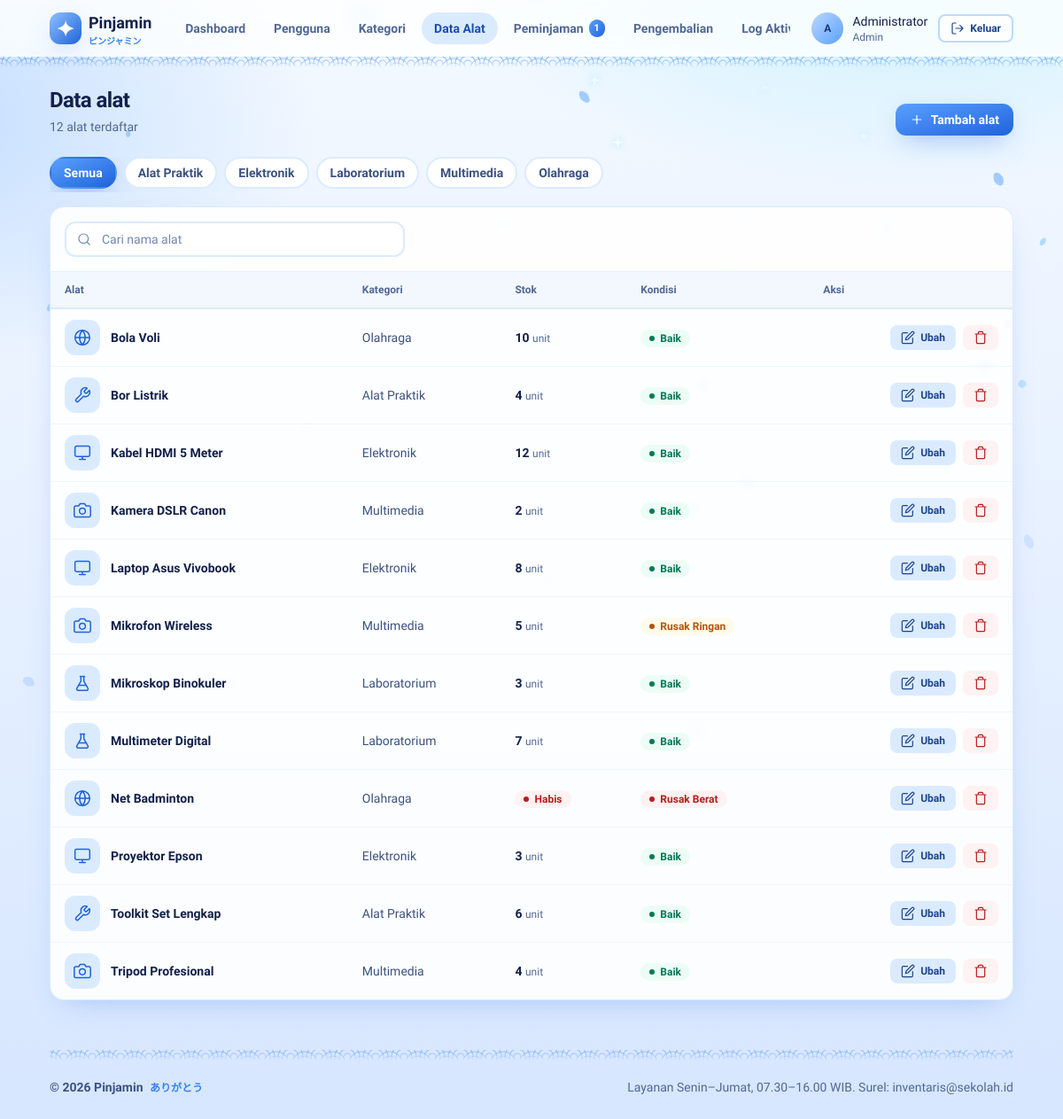
The page /admin/alat.php (signed in) on the database its author committed.
### tables this page shows
CREATE TABLE kategori (
  id_kategori INT(11) NOT NULL AUTO_INCREMENT,
  nama_kategori VARCHAR(255) NOT NULL,
  PRIMARY KEY (id_kategori)
);

CREATE TABLE alat (
  id_alat INT(11) NOT NULL AUTO_INCREMENT,
  nama_alat VARCHAR(255) NOT NULL,
  id_kategori INT(11) NOT NULL,
  stok INT(11) NOT NULL,
  kondisi VARCHAR(255) NOT NULL,
  PRIMARY KEY (id_alat),
  FOREIGN KEY (id_kategori) REFERENCES kategori(id_kategori)
);

### admin/alat.php (the view, shortened to what this page needs)
<?php
require_once '../includes/auth.php';
$kategori_list = db_all($koneksi, 'SELECT * FROM kategori ORDER BY nama_kategori');
$filter_kat = isset($_GET['kategori']) ? (int)$_GET['kategori'] : 0;
$sql = 'SELECT a.*, k.nama_kategori FROM alat a JOIN kategori k ON k.id_kategori = a.id_kategori';
$par = [];
$sql .= ' ORDER BY a.nama_alat';
$daftar = db_all($koneksi, $sql, $par);
require_once '../includes/header.php';
require_once '../includes/navbar.php';
?>
<div class="flex flex-col gap-4 sm:flex-row sm:items-end sm:justify-between">
    <div>
        <h2 class="text-2xl font-semibold text-zinc-900">Data alat</h2>
        <p class="mt-1 text-sm text-zinc-500"><?= count($daftar) ?> alat <?= $filter_kat ? 'dalam kategori ini' : 'terdaftar' ?></p>
    </div>
    <button type="button" class="btn btn-primary " data-modal-open="#modal-alat" data-title="Tambah alat" data-aksi="tambah"
            data-json='{"id_alat":"","stok":1,"kondisi":"Baik"}' <?= $kategori_list ? '' : 'disabled' ?>>
        <?= icon('plus', 'w-4 h-4') ?> Tambah alat
    </button>
</div>
<div class="mt-6 flex gap-2 overflow-x-auto pb-1 scroll-thin">
    <a href="<?= url('admin/alat.php') ?>" class="chip <?= !$filter_kat ? 'chip-on' : '' ?>">Semua</a>
    <?php foreach ($kategori_list as $k): ?>
        <a href="<?= url('admin/alat.php?kategori=' . (int)$k['id_kategori']) ?>" class="chip <?= $filter_kat === (int)$k['id_kategori'] ? 'chip-on' : '' ?>"><?= e($k['nama_kategori']) ?></a>
    <?php endforeach; ?>
</div>
<div class="card mt-4 overflow-hidden">
    <div class="border-b border-zinc-100 p-4">
        <div class="relative max-w-sm">
            <span class="pointer-events-none absolute left-3.5 top-1/2 -translate-y-1/2 text-zinc-400"><?= icon('search', 'w-4 h-4') ?></span>
            <input type="search" class="input pl-10" placeholder="Cari nama alat" data-filter="#tbl-alat tbody tr" data-empty="#kosong-alat" aria-label="Cari alat">
        </div>
    </div>
    <div class="overflow-x-auto scroll-thin">
        <table class="tbl" id="tbl-alat">
            <thead><tr><th>Alat</th><th>Kategori</th><th>Stok</th><th>Kondisi</th><th class="text-right">Aksi</th></tr></thead>
            <tbody>
            <?php foreach ($daftar as $a): ?>
                <tr>
                    <td>
                        <div class="flex items-center gap-3">
                            <span class="grid h-10 w-10 shrink-0 place-items-center rounded-xl bg-accent-100 text-accent-600"><?= icon(kategori_ikon($a['nama_kategori']), 'w-5 h-5') ?></span>
                            <span class="font-semibold text-zinc-900"><?= e($a['nama_alat']) ?></span>
                        </div>
                    </td>
                    <td class="text-zinc-600"><?= e($a['nama_kategori']) ?></td>
                    <td>
                        <?php if ((int)$a['stok'] === 0): ?>
                            <?= badge('Habis', 'red') ?>
                        <?php else: ?>
                            <span class="font-semibold text-zinc-900"><?= (int)$a['stok'] ?></span> <span class="text-xs text-zinc-500">unit</span>
                        <?php endif; ?>
                    </td>
                    <td><?= badge_kondisi($a['kondisi']) ?></td>
                    <td>
                        <div class="flex justify-end gap-2">
                            <button type="button" class="btn btn-soft btn-sm" data-modal-open="#modal-alat" data-title="Ubah alat" data-aksi="ubah"
                                    data-json="<?= e(json_encode(['id_alat' => (int)$a['id_alat'], 'nama_alat' => $a['nama_alat'], 'id_kategori' => (int)$a['id_kategori'], 'stok' => (int)$a['stok'], 'kondisi' => $a['kondisi']])) ?>">
                                <?= icon('edit', 'w-4 h-4') ?> Ubah
                            </button>
                            <form method="post" data-confirm="<?= e($a['nama_alat']) ?> akan dihapus dari daftar." data-confirm-title="Hapus alat?">
                                <button class="btn btn-danger-soft btn-sm" aria-label="Hapus <?= e($a['nama_alat']) ?>"><?= icon('trash', 'w-4 h-4') ?></button>
                            </form>
                        </div>
                    </td>
                </tr>
            <?php endforeach; ?>
            </tbody>
        </table>
    </div>
</div>
<?php require_once '../includes/footer.php'; ?>

### config/koneksi.php (shortened to what this page needs)
<?php
function e($teks)
{
    return htmlspecialchars((string)$teks, ENT_QUOTES, 'UTF-8');
}
function url($path = '')
{
    return BASE_URL . '/' . ltrim($path, '/');
}
function db_query($k, $sql, $params = [])
{
    $st = $k->prepare($sql);
    $st->execute();
    return $st;
}
function db_all($k, $sql, $params = [])
{
    $st = db_query($k, $sql, $params);
    $hasil = $st->get_result()->fetch_all(MYSQLI_ASSOC);
    return $hasil;
}
function badge($label, $nada = 'gray')
{
    return '<span class="badge badge-' . e($nada) . '"><i></i>' . e($label) . '</span>';
}
function badge_kondisi($kondisi)
{
    $k = strtolower($kondisi);
    $nada = 'green';
    if (strpos($k, 'ringan') !== false) {
        $nada = 'amber';
    } elseif (strpos($k, 'berat') !== false || strpos($k, 'rusak') !== false) {
        $nada = 'red';
    }
    return badge($kondisi, $nada);
}
function kategori_ikon($nama)
{
    $n = strtolower($nama);
    if (strpos($n, 'elektro') !== false) return 'monitor';
    if (strpos($n, 'multi') !== false) return 'camera';
    if (strpos($n, 'praktik') !== false || strpos($n, 'bengkel') !== false) return 'tool';
    if (strpos($n, 'lab') !== false) return 'flask';
    if (strpos($n, 'olahraga') !== false) return 'ball';
    return 'box';
}
function icon($nama, $kelas = 'w-5 h-5')
{
    $path = isset($d[$nama]) ? $d[$nama] : $d['box'];
    return '<svg class="' . e($kelas) . '" viewBox="0 0 24 24" fill="none" stroke="currentColor" stroke-width="1.8" stroke-linecap="round" stroke-linejoin="round" aria-hidden="true"><path d="' . $path . '"/></svg>';
}
    ob_start(); ?>

### includes/header.php (style rules this page uses)
body { background-color: #EAF3FF; background-image: radial-gradient(60rem 36rem at 85% -10%, rgba(125,227,255,.45), transparent 60%), radial-gradient(50rem 30rem at -10% 10%, rgba(142,192,255,.5), transparent 60%), linear-gradient(180deg, #F4F9FF 0%, #E3EEFF 60%, #D6E6FF 100%); background-attachment: fixed; min-height: 100vh; }
.js .masuk, .js main > * { opacity: 0; transform: translateY(14px); }
.js .tampil { opacity: 1; transform: none; transition: opacity .6s cubic-bezier(.2,.7,.2,1), transform .6s cubic-bezier(.2,.7,.2,1); transition-delay: var(--d, 0ms); }

### rows shown on the page
kategori: nama_kategori "Alat Praktik"
kategori: nama_kategori "Elektronik"
kategori: nama_kategori "Laboratorium"
kategori: nama_kategori "Multimedia"
kategori: nama_kategori "Olahraga"
alat: nama_alat "Bola Voli", id_kategori.nama_kategori "Olahraga", stok "10", kondisi "Baik"
alat: nama_alat "Bor Listrik", id_kategori.nama_kategori "Alat Praktik", stok "4", kondisi "Baik"
alat: nama_alat "Kabel HDMI 5 Meter", id_kategori.nama_kategori "Elektronik", stok "12", kondisi "Baik"
alat: nama_alat "Kamera DSLR Canon", id_kategori.nama_kategori "Multimedia", stok "2", kondisi "Baik"
alat: nama_alat "Laptop Asus Vivobook", id_kategori.nama_kategori "Elektronik", stok "8", kondisi "Baik"
alat: nama_alat "Mikrofon Wireless", id_kategori.nama_kategori "Multimedia", stok "5", kondisi "Rusak Ringan"
alat: nama_alat "Mikroskop Binokuler", id_kategori.nama_kategori "Laboratorium", stok "3", kondisi "Baik"
alat: nama_alat "Multimeter Digital", id_kategori.nama_kategori "Laboratorium", stok "7", kondisi "Baik"
alat: nama_alat "Net Badminton", id_kategori.nama_kategori "Olahraga"
alat: nama_alat "Proyektor Epson", id_kategori.nama_kategori "Elektronik", stok "3", kondisi "Baik"
alat: nama_alat "Toolkit Set Lengkap", id_kategori.nama_kategori "Alat Praktik", stok "6", kondisi "Baik"
alat: nama_alat "Tripod Profesional", id_kategori.nama_kategori "Multimedia", stok "4", kondisi "Baik"

### other values the page prints
$m[1] "Dashboard"
$m[1] "Pengguna"
$m[1] "Kategori"
$m[1] "Data Alat"
$m[1] "Peminjaman"
$m[1] "Pengembalian"
$m[1] "Log…"
inisial($user['nama']) "A"
$user['nama'] "Administrator"
$user['level'] "Admin"
count($daftar) "12"
